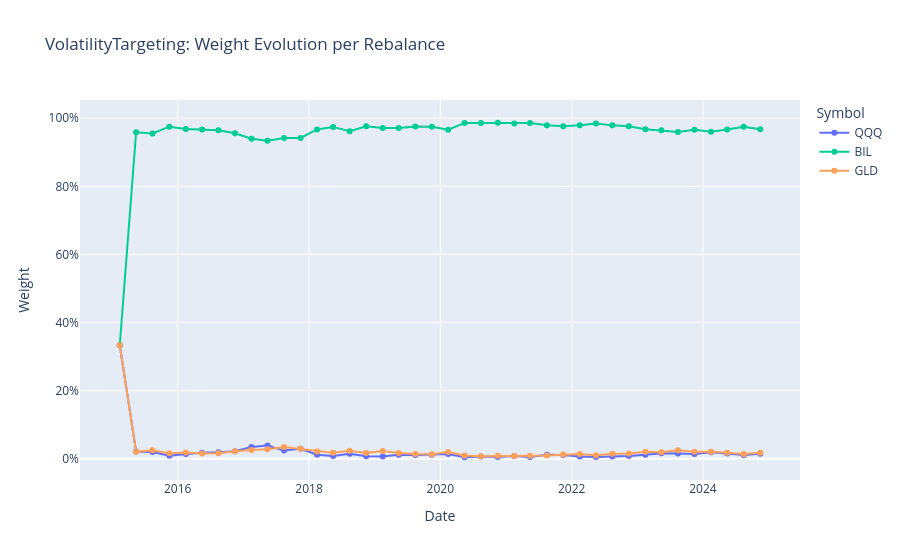

Source (notebook cell):
### Markdown cell above
## Weight Evolution Over Time

How the strategy allocates to QQQ, BIL, and GLD at each rebalance date.

### Code cell
weight_records = [
    {"date": d.date, **{s: d.target_weights.get(s, 0.0) for s in SYMBOLS}}
    for d in result.rebalance_decisions
]
weights_df = pd.DataFrame(weight_records).set_index("date")

fig_w = go.Figure()
colors = {"QQQ": "#636EFA", "BIL": "#00CC96", "GLD": "#FFA15A"}
for sym in SYMBOLS:
    fig_w.add_trace(go.Scatter(
        x=weights_df.index,
        y=weights_df[sym],
        name=sym,
        mode="lines+markers",
        line=dict(color=colors.get(sym)),
    ))
fig_w.update_layout(
    title="VolatilityTargeting: Weight Evolution per Rebalance",
    xaxis_title="Date",
    yaxis_title="Weight",
    yaxis_tickformat=".0%",
    legend_title="Symbol",
    hovermode="x unified",
)
fig_w.show()
